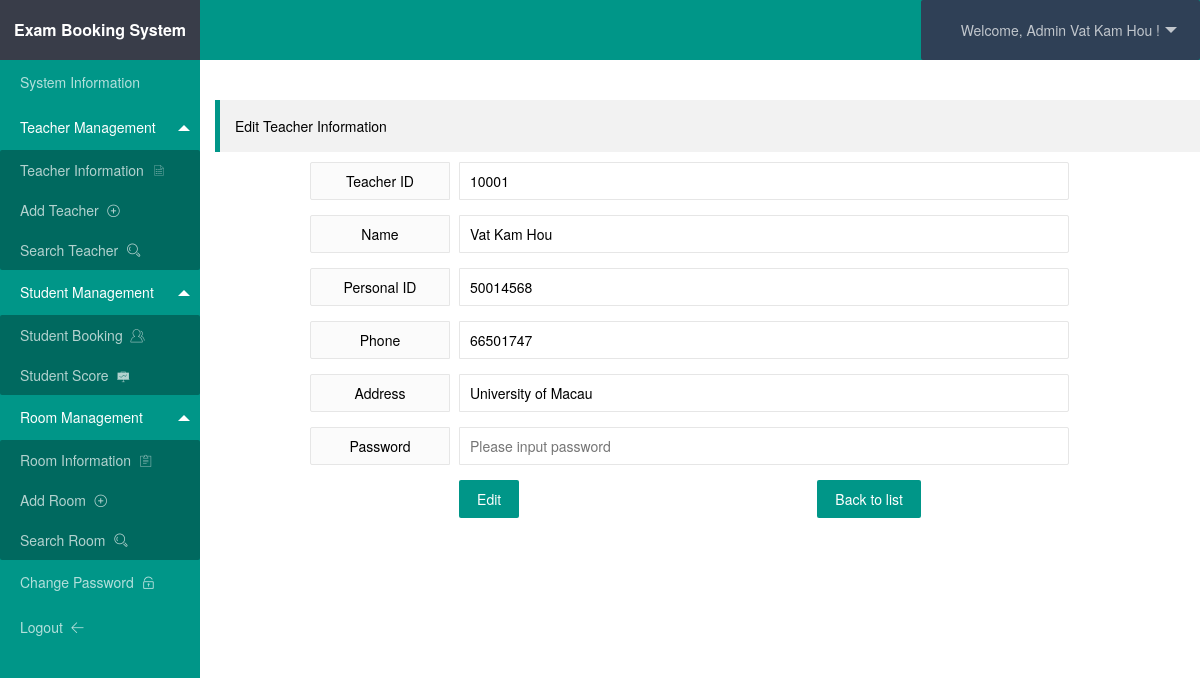
The app's page /admin/teachers_edit.php?id=2 (signed in) with its own data.
### tables this page shows
CREATE TABLE `teachers`  (
  `id` int(11) NOT NULL AUTO_INCREMENT,
  `tid` varchar(255) NULL DEFAULT NULL,
  `name` varchar(255) NULL DEFAULT NULL,
  `sfzh` varchar(255) NULL DEFAULT NULL,
  `tel` varchar(255) NULL DEFAULT NULL,
  `address` varchar(255) NULL DEFAULT NULL,
  `level` varchar(255) NULL DEFAULT NULL,
  `password` varchar(255) NULL DEFAULT NULL,
  `org` varchar(255) NULL DEFAULT NULL,
  PRIMARY KEY (`id`) USING BTREE
);

### admin/teachers_edit.php (the view, shortened to what this page needs)
<?php
include '../conn.php';
if (!empty($_GET['id'])) {
    $id = $_GET['id'];
    $sql = "select * from teachers where id = {$id}";
    $state = $pdo->query($sql);
    $result = $state->fetch(PDO::FETCH_ASSOC);
}
?>
<!DOCTYPE html>
<html>
<head>
    <link rel="stylesheet" href="../assets/css/layui.css" />
    <link rel="stylesheet" href="../css/style.css" />
</head>
<body>
<div class="layui-layout layui-layout-admin">
    <?php include 'header.php'; ?>
    <div class="layui-side layui-bg-black">
        <?php include 'menu.php'; ?>
    </div>
    <div class="layui-body">
        <div class="layui-container">
            <div class="layui-row">
            	<br><br>
            	<blockquote class="layui-elem-quote">Edit Teacher Information</blockquote>
                <div class="layui-col-md8 layui-col-md-offset1">
                    <form class="layui-form layui-form-pane" action="teachers_edit.php" method="post">
                        <div class="layui-form-item">
                            <label class="layui-form-label">Teacher ID</label>
                            <div class="layui-input-block">
                                <input type="text" name="tid" value="<?php echo $result['tid']; ?>" required autocomplete="off" placeholder="Please input teacher ID" class="layui-input">
                            </div>
                        </div>
                        <div class="layui-form-item">
                            <label class="layui-form-label">Name</label>
                            <div class="layui-input-block">
                                <input type="text" name="name" value="<?php echo $result['name']; ?>" required autocomplete="off" placeholder="Please input name" class="layui-input">
                            </div>
                        </div>
                        <div class="layui-form-item">
                            <label class="layui-form-label">Personal ID</label>
                            <div class="layui-input-block">
                                <input type="text" name="sfzh" value="<?php echo $result['sfzh']; ?>" required autocomplete="off" placeholder="Please input Personal ID" class="layui-input">
                            </div>
                        </div>
                        <div class="layui-form-item">
                            <label class="layui-form-label">Phone</label>
                            <div class="layui-input-block">
                                <input type="text" name="tel" value="<?php echo $result['tel']; ?>" required autocomplete="off" placeholder="Please input phone" class="layui-input">
                            </div>
                        </div>
                        <div class="layui-form-item">
                            <label class="layui-form-label">Address</label>
                            <div class="layui-input-block">
                                <input type="text" name="address" value="<?php echo $result['address']; ?>" required autocomplete="off" placeholder="Please input address" class="layui-input">
                            </div>
                        </div>
                        <div class="layui-form-item">
                            <label class="layui-form-label">Password</label>
                            <div class="layui-input-block">
                                <input type="text" name="password" value="" required autocomplete="off" placeholder="Please input password" class="layui-input">
                            </div>
                        </div>
                        <div class="layui-form-item">
                            <button class="layui-btn" type="submit">Edit</button>
                            <a href="teachers.php" class="layui-btn">Back to list</a>
                        </div>
                    </form>
                </div>
            </div>
        </div>
    </div>
</div>
</body>
</html>

### css/style.css (style rules this page uses)
.layui-form-item { display: flex; align-items: center; }
.layui-form-label { flex: 0 0 140px; padding: 8px 15px; height: 38px; line-height: 20px; border-width: 1px; border-style: solid; border-radius: 2px 0 0 2px; text-align: center; background-color: #FBFBFB; overflow: hidden; white-space: nowrap; text-overflow: ellipsis; box-sizing: border-box; }
.layui-input-block { flex: 1; }
.layui-form-item .layui-input-block { margin-left: 5px; }
.layui-form-item .layui-form-label { margin-right: 5px; }
.layui-form-item .layui-btn { margin: 0 auto; display: block; }

### records on screen
teachers: tid "10001", name "Vat Kam Hou", sfzh "50014568", tel "66501747", address "University of Macau"

### other values on screen
$_SESSION['username'] "Vat Kam Hou"
